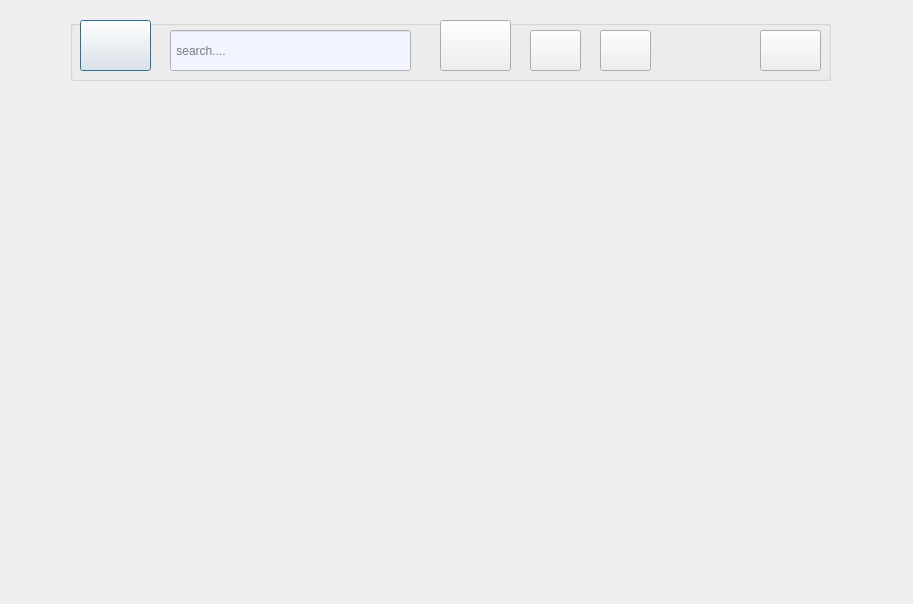
<?xml version="1.0" encoding="UTF-8"?>
<ui version="4.0">
 <class>fifthpage</class>
 <widget class="QDialog" name="fifthpage">
  <property name="geometry">
   <rect>
    <x>0</x>
    <y>0</y>
    <width>913</width>
    <height>604</height>
   </rect>
  </property>
  <property name="windowTitle">
   <string>Dialog</string>
  </property>
  <property name="styleSheet">
   <string notr="true">border-image: url(:/new/prefix1/back2.jpg);</string>
  </property>
  <widget class="QGroupBox" name="groupBox">
   <property name="geometry">
    <rect>
     <x>70</x>
     <y>20</y>
     <width>761</width>
     <height>61</height>
    </rect>
   </property>
   <property name="title">
    <string/>
   </property>
   <widget class="QPushButton" name="pushButton">
    <property name="geometry">
     <rect>
      <x>10</x>
      <y>0</y>
      <width>71</width>
      <height>51</height>
     </rect>
    </property>
    <property name="styleSheet">
     <string notr="true">border-image: url(:/new/prefix1/linkdin.jpg);</string>
    </property>
    <property name="text">
     <string/>
    </property>
   </widget>
   <widget class="QLineEdit" name="lineEdit">
    <property name="geometry">
     <rect>
      <x>100</x>
      <y>10</y>
      <width>241</width>
      <height>41</height>
     </rect>
    </property>
    <property name="styleSheet">
     <string notr="true">background-color: rgb(242, 245, 255);</string>
    </property>
    <property name="frame">
     <bool>true</bool>
    </property>
    <property name="placeholderText">
     <string> search....</string>
    </property>
   </widget>
   <widget class="QPushButton" name="pushButton_2">
    <property name="geometry">
     <rect>
      <x>370</x>
      <y>0</y>
      <width>71</width>
      <height>51</height>
     </rect>
    </property>
    <property name="styleSheet">
     <string notr="true"/>
    </property>
    <property name="text">
     <string/>
    </property>
   </widget>
   <widget class="QPushButton" name="pushButton_3">
    <property name="geometry">
     <rect>
      <x>460</x>
      <y>10</y>
      <width>51</width>
      <height>41</height>
     </rect>
    </property>
    <property name="styleSheet">
     <string notr="true"/>
    </property>
    <property name="text">
     <string/>
    </property>
   </widget>
   <widget class="QPushButton" name="pushButton_4">
    <property name="geometry">
     <rect>
      <x>530</x>
      <y>10</y>
      <width>51</width>
      <height>41</height>
     </rect>
    </property>
    <property name="styleSheet">
     <string notr="true"/>
    </property>
    <property name="text">
     <string/>
    </property>
   </widget>
   <widget class="QPushButton" name="pushButton_5">
    <property name="geometry">
     <rect>
      <x>690</x>
      <y>10</y>
      <width>61</width>
      <height>41</height>
     </rect>
    </property>
    <property name="styleSheet">
     <string notr="true"/>
    </property>
    <property name="text">
     <string/>
    </property>
   </widget>
  </widget>
 </widget>
 <resources/>
 <connections/>
</ui>
